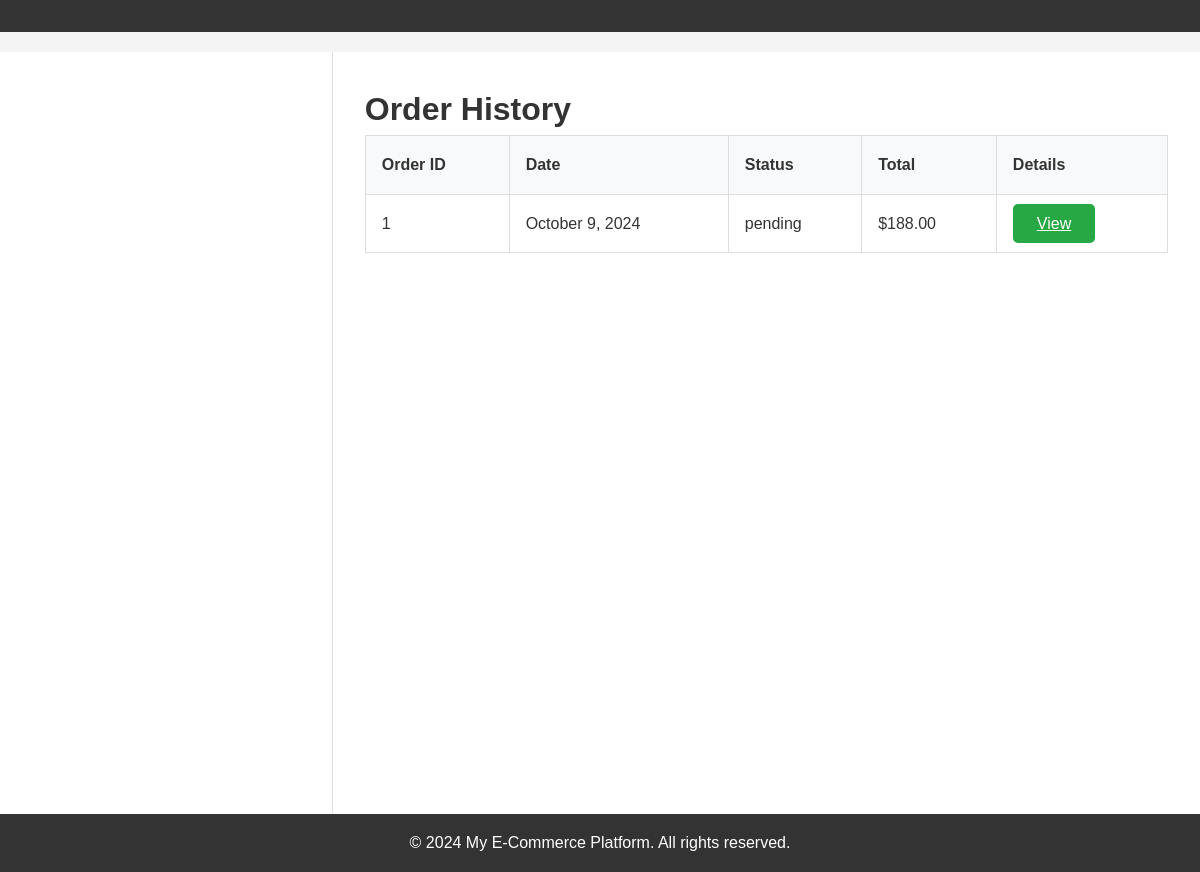
The app's page /orders/orders/history/1/, older data.
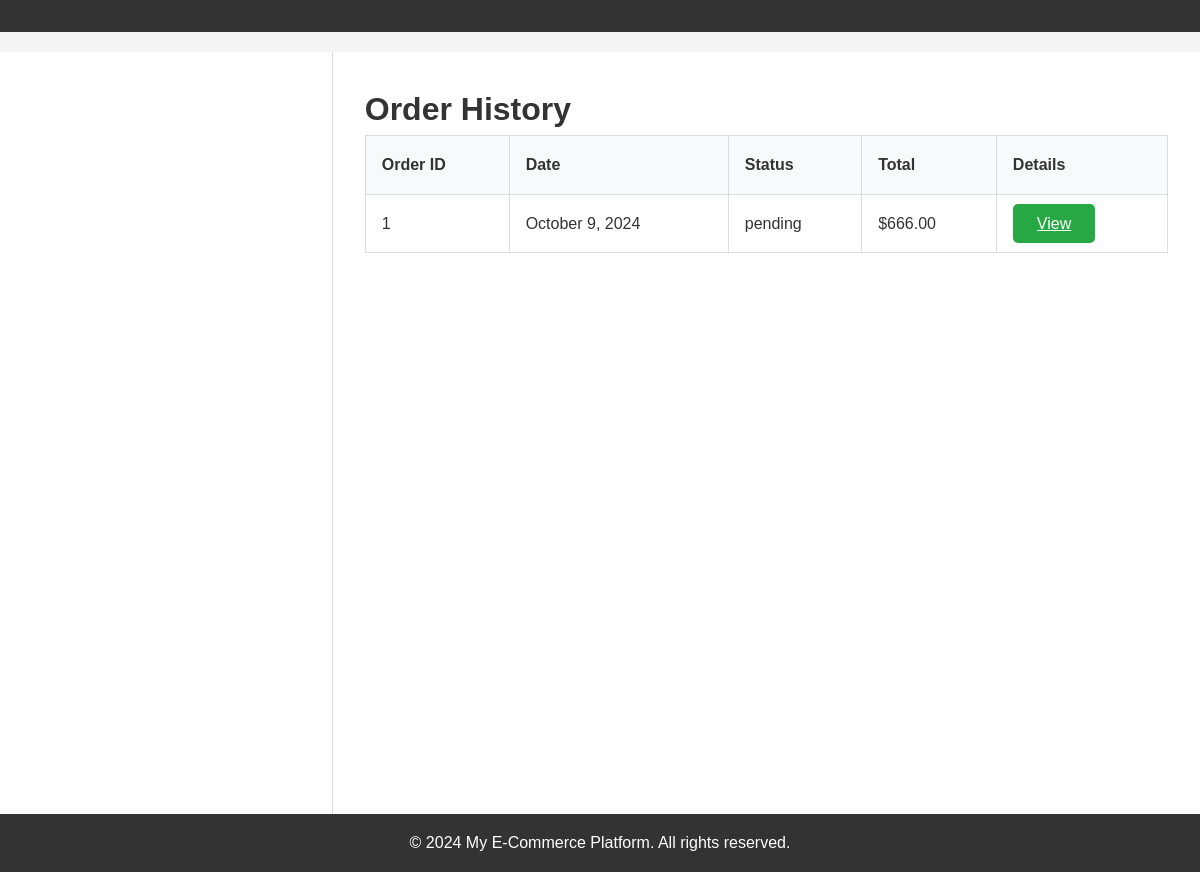
The same page, newer data.
### orders/models.py (models this page shows, shortened)
class Order(models.Model):
    customer = models.ForeignKey(Customer, on_delete=models.CASCADE, related_name='orders')
    order_date = models.DateTimeField(auto_now_add=True)
    status = models.CharField(max_length=50, choices=[
        ('pending', 'Pending'),
        ('processed', 'Processed'),
        ('shipped', 'Shipped'),
        ('delivered', 'Delivered'),
        ('canceled', 'Canceled'),
    ], default='pending')
    total_amount = models.DecimalField(
        max_digits=10,
        decimal_places=2,
        validators=[MinValueValidator(Decimal('0.00'))],
        default=Decimal('0.00')
    )
    shipping_address = models.CharField(max_length=255)
    payment_status = models.CharField(max_length=50, choices=[
        ('paid', 'Paid'),
        ('unpaid', 'Unpaid'),
        ('refunded', 'Refunded'),
    ], default='unpaid')
    objects = OrderManager
    class Meta:
        ordering = ['-order_date']
        verbose_name = 'Order'
        verbose_name_plural = 'Orders'
        constraints = [
            models.CheckConstraint(check=models.Q(total_amount__gte=0), name='total_amount_non_negative')
        ]

### orders/views.py (the view)
# urls.py: path('orders/history/<int:customer_id>/', OrderHistoryView.as_view(), name='order_history'),
class OrderHistoryView(View):
    template_name = 'orders/order_history.html'
    def get(self, request, customer_id, *args, **kwargs):
        order_history = OrderController().get_order_history(customer_id)
        return render(request, self.template_name, {'order_history': order_history})

### orders/controllers.py (called while the page is built)
    def get_order_history(self, customer_id):
        return self.order_service.get_order_history(customer_id)

### orders/services.py (called while the page is built)
    @staticmethod
    def get_order_history(customer_id):
        return Order.objects.filter(customer_id=customer_id).order_by('-order_date')

### orders/templates/orders/order_history.html (shortened to what this page needs)
{% extends 'base.html' %}
{% block content %}
<h1>Order History</h1>
{% if order_history %}
<table class="order-history-table">
    <thead>
        <tr>
            <th>Order ID</th>
            <th>Date</th>
            <th>Status</th>
            <th>Total</th>
            <th>Details</th>
        </tr>
    </thead>
    <tbody>
        {% for order in order_history %}
        <tr>
            <td>{{ order.id }}</td>
            <td>{{ order.order_date|date:"F j, Y" }}</td>
            <td>{{ order.status }}</td>
            <td>${{ order.total_amount }}</td>
            <td><a href="{% url 'order_detail' order.id %}" class="btn btn-primary">View</a></td>
        </tr>
        {% endfor %}
    </tbody>
</table>
{% else %}
<p>No orders found.</p>
{% endif %}
{% endblock %}

Row changes from the older to the newer data that the page shows:
changed Order "pending": total_amount "188.00" → "666.00"
